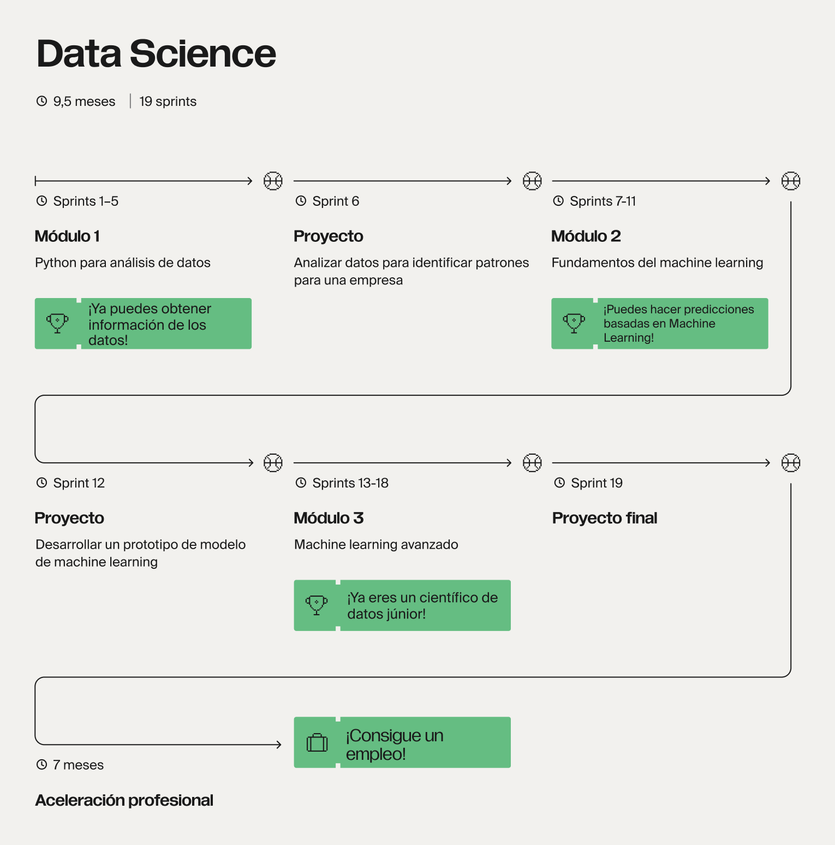
#> input picture S1/C1/Bienvenida/Data Science, duración 9.5 meses y 19 Sprints.png, 835 x 845 px, shrunk from 1530 x 1548 before the run
$ python image_rotator3.py '../../../../S1/C1/Bienvenida/Data Science, duración 9.5 meses y 19 Sprints.png' out.png
#> lines starting #> are read from the running program, lines starting #| are printed output that depends on the picture
# image_rotator.py

from PIL import Image
import argparse

# inicializa el analizador sintáctico
parser = argparse.ArgumentParser()

# agrega argumentos con sus nombres correspondientes
parser.add_argument('input_file')
parser.add_argument('output_file')
# observa que a continuación usamos opciones y el valor predeterminado para esta opción
parser.add_argument('--angle', '-a', type=int, default=90)

# analiza los argumentos
args = parser.parse_args()

# carga una imagen del argumento input_file
im = Image.open(args.input_file)
#> im is the input picture: PIL image 835x845 RGBA; mean R, G, B, A 227.8, 232, 225.9, 255

# muestra el tamaño de la imagen
print(im.size)
#| (835, 845)

# gira la imagen en un ángulo proporcionado como argumento
rotated = im.rotate(args.angle)
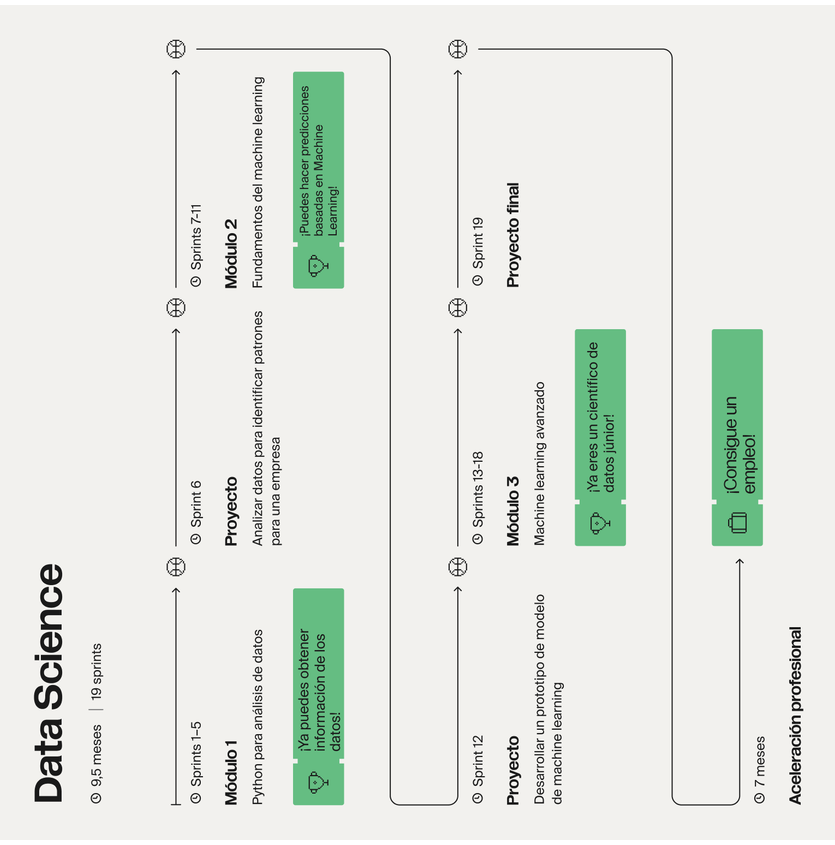
#> rotated: PIL image 835x845 RGBA; mean R, G, B, A 225, 229.2, 223.1, 252; transparent parts drawn white

# guarda la imagen girada usando la ruta de salida de un argumento output_file
rotated.save(args.output_file)

$ run again, on S1/C1/Bienvenida/El equipo de orientación.png
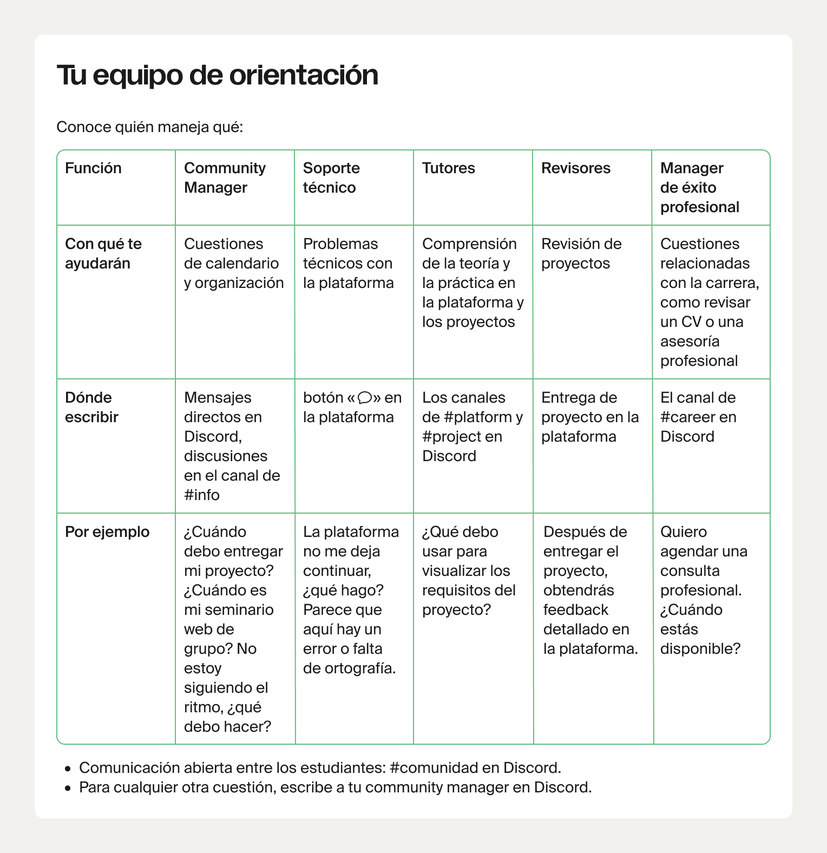
#> input picture S1/C1/Bienvenida/El equipo de orientación.png, 827 x 853 px, shrunk from 1528 x 1576 before the run
#> im is the input picture: PIL image 827x853 RGBA; mean R, G, B, A 240.4, 241.4, 240.1, 255
#| (827, 853)
#> `rotated = im.rotate(args.angle)`:
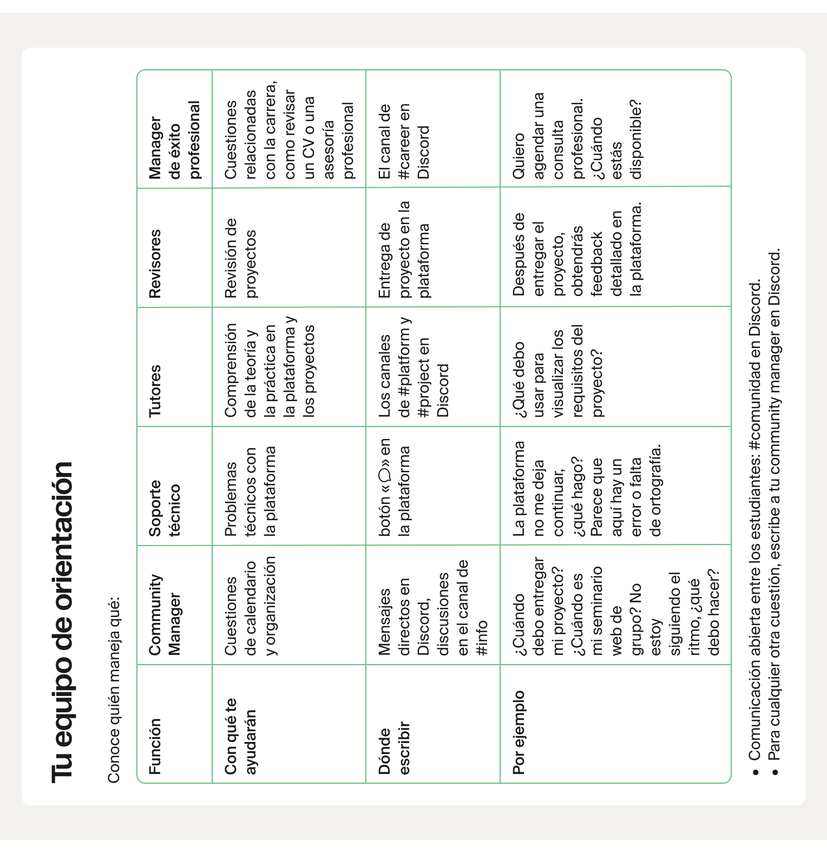
#> rotated: PIL image 827x853 RGBA; mean R, G, B, A 233, 234, 232.9, 247.2; transparent parts drawn white

$ run again, on S1/C1/Bienvenida/Lista de comrponación de compromisos de tiempo.png
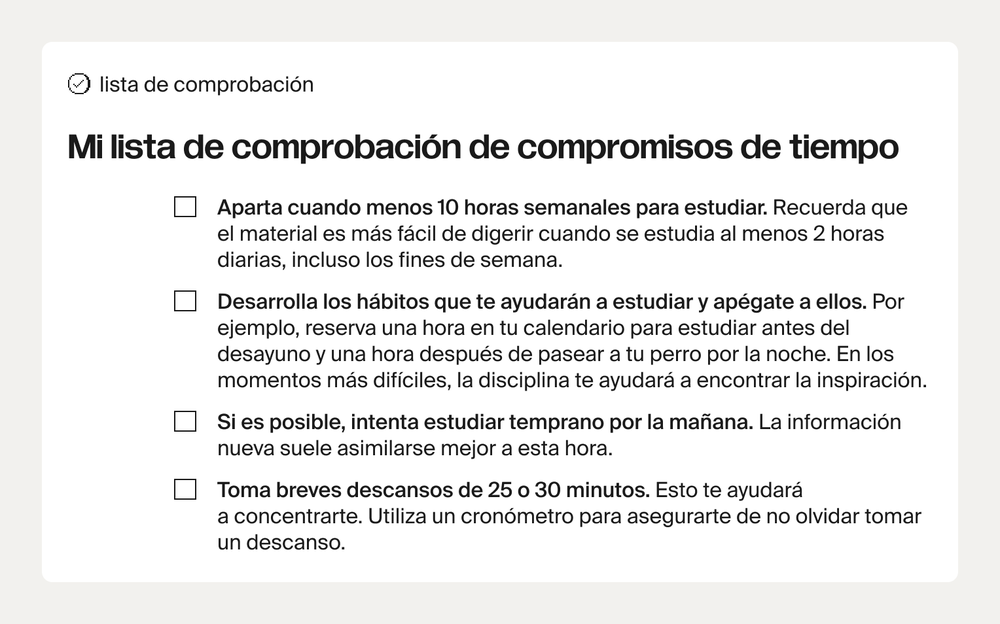
#> input picture S1/C1/Bienvenida/Lista de comrponación de compromisos de tiempo.png, 1000 x 624 px, shrunk from 1528 x 954 before the run
#> im is the input picture: PIL image 1000x624 RGBA; mean R, G, B, A 236.2, 235.9, 235.3, 255
#| (1000, 624)
#> `rotated = im.rotate(args.angle)`:
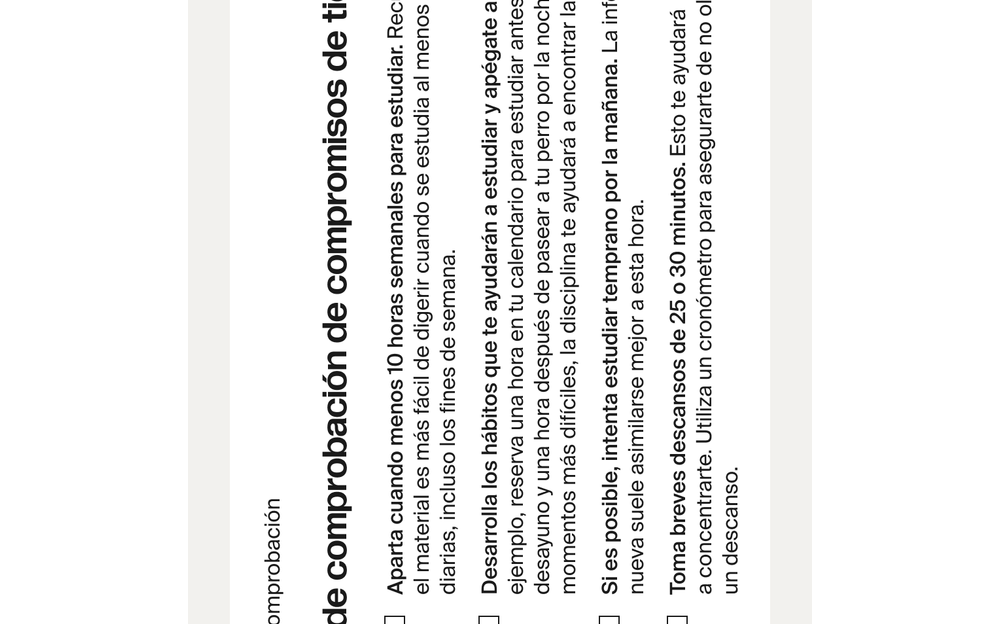
#> rotated: PIL image 1000x624 RGBA; mean R, G, B, A 144.2, 144.1, 143.9, 159.1; transparent parts drawn white
